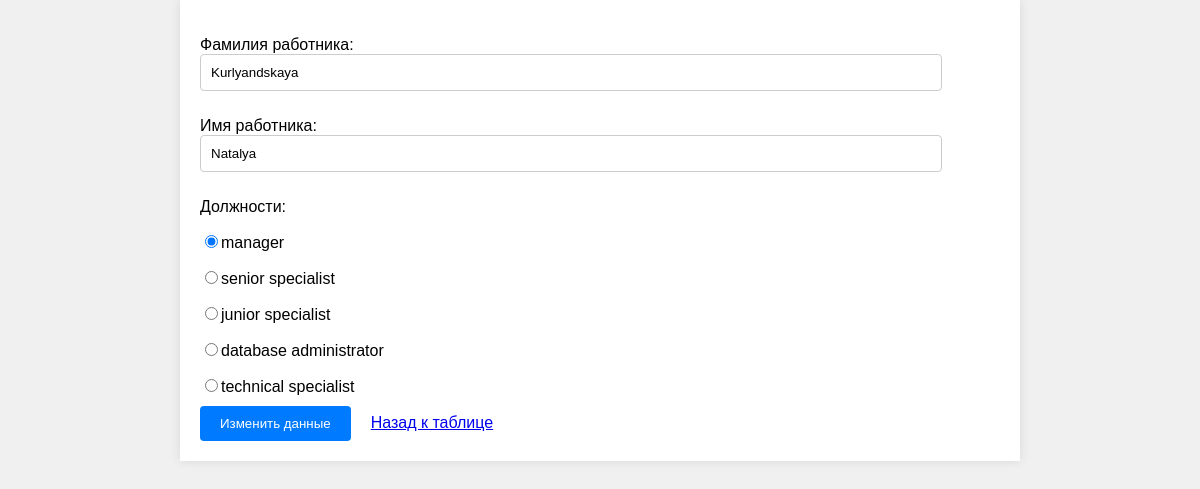
The page /server/php/update/update_employee.php?id=1 on the database its author committed.
### tables this page shows
create table IF NOT EXISTS employee (
  id_employee int AUTO_INCREMENT,
  last_name varchar (50) NOT NULL,
  name varchar (50) NOT NULL,
  id_position int NOT NULL,
  PRIMARY KEY (id_employee),
  FOREIGN KEY (id_position) REFERENCES position (id_position) ON DELETE CASCADE ON UPDATE CASCADE
);

create table IF NOT EXISTS position (
  id_position int AUTO_INCREMENT,
  position varchar (60) NOT NULL,
  PRIMARY KEY (id_position)
);

### server/php/db.php (called while the page is built, shortened)
<?php
class Database
{
    public function __construct()
    {
        $this->db = new mysqli("db", "user", "password", "appDB");
    }
}
?>

### server/php/controllers/employeeDB.php (called while the page is built, shortened)
<?php
    include_once "../db.php";
    include_once "../models/employee.php";
    include_once "../models/position.php";
    include_once "../controllers/positionDB.php";
    class EmployeeDB extends Database{
        private $positionDB;
        public function __construct(){
            $this->positionDB = new PositionDB();
        }
        public function getEmployeeByID($id){
            $sql = "SELECT * FROM employee WHERE id_employee = '$id'";
            $result = $this->db->query($sql);
            if($result->num_rows > 0){
                $row = $result->fetch_assoc();
                $posDB = $this->positionDB->getPositionByID($row["id_position"]);
                $employee = new Employee($row["id_employee"], $row["last_name"], $row["name"], $posDB);
                return $employee;
            }
            return null;
        }
    }
?>

### server/php/controllers/positionDB.php (called while the page is built, shortened)
<?php
    include_once "../db.php";
    include_once "../models/position.php";
    class PositionDB extends Database{
        public function getPosition(){
            $sql = "SELECT * FROM position";
            $result = $this->db->query($sql);
            $positions = array();
            if($result->num_rows > 0){
                while($row = $result->fetch_assoc()){
                    $position = new Position($row["id_position"], $row["position"]);
                    array_push($positions, $position);
                }
            }
            return $positions;
        }
        public function getPositionByID($id){
            $sql = "SELECT * FROM position WHERE id_position = '$id'";
            $result = $this->db->query($sql);
            if($result->num_rows > 0){
                $row = $result->fetch_assoc();
                $position = new Position($row["id_position"], $row["position"]);
                return $position;
            }
            return null;
        }
    }
?>

### server/php/models/employee.php (called while the page is built, shortened)
<?php
class Employee
{
    private $last_name;
    private $name;
    private $position;
    public function __construct($id, $last_name, $name, $position)
    {
        $this->last_name = $last_name;
        $this->name = $name;
        $this->position = $position;
    }
    public function getLastName()
    {
        return $this->last_name;
    }
    public function getName()
    {
        return $this->name;
    }
    public function getPosition()
    {
        return $this->position;
    }
}
?>

### server/php/models/position.php (called while the page is built, shortened)
<?php
class Position
{
    private $id;
    private $position;
    public function __construct($id, $position)
    {
        $this->id = $id;
        $this->position = $position;
    }
    public function getId()
    {
        return $this->id;
    }
    public function getPosition()
    {
        return $this->position;
    }
}
?>

### server/php/update/update_employee.php (the view, shortened to what this page needs)
<!DOCTYPE html>
<html lang="en">
<head>
    <link rel="stylesheet" href="../styles/styleUpdate.css">
</head>
<body>
    <div>
    <?php
        require_once "../models/position.php";
        require_once "../models/employee.php";
        require_once "../controllers/employeeDB.php";
        require_once "../controllers/positionDB.php";
        if(isset($_GET['id'])){
            $id = $_GET['id'];
            $db = new EmployeeDB();
            $employee = $db->getEmployeeByID($id);
            if($employee){
                $component = new PositionDB();
                $positions = $component->getPosition();
                echo "<form action='update_employee.php' method='POST'>";
                $last_name = $employee->getLastName();
                $name = $employee->getName();
                $id_position = $employee->getPosition()->getId();
                echo "<p>Фамилия работника: <input type='text' name='last_name' value='$last_name' /></p>";
                echo "<p>Имя работника: <input type='text' name='name' value='$name' /></p>";
                echo "<p>Должности:</p>";
                foreach($positions as $position){
                    $id1 = $position->getId();
                    $name = $position->getPosition();
                    if($id_position === $id1){
                        $isChecked = 'checked';
                    }
                    else {
                        $isChecked = '';
                    }
                    echo "<p><input type='radio' name='id_position' value='" . $id1 . "' $isChecked />" . $name . "</p>";
                }
                echo "<input type='submit' value='Изменить данные' />";
                echo "<a href='../tables/index_employee.php'>Назад к таблице</a>";
                echo "</form>";
            }
        }
    ?>
    </div>
</body>
</html>

### server/php/styles/styleUpdate.css (style rules this page uses)
div { max-width: 800px; margin: 0 auto; padding: 20px; background-color: #fff; box-shadow: 0 0 10px rgba(0, 0, 0, 0.1); }
form p { margin-bottom: 10px; }
input[type="text"] { width: 90%; padding: 10px; margin-bottom: 10px; border: 1px solid #ccc; border-radius: 4px; }
input[type="submit"] { background-color: #007bff; color: #fff; padding: 10px 20px; margin-right: 20px; border: none; cursor: pointer; border-radius: 4px; }

### rows shown on the page
employee: last_name "Kurlyandskaya", name "Natalya"
position: position "manager"
position: position "senior specialist"
position: position "junior specialist"
position: position "database administrator"
position: position "technical specialist"
